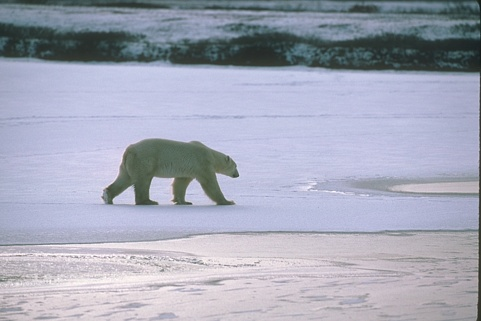
#> input picture week10/lab1/archive/images/test/100007.jpg, 481 x 321 px; its folder holds only this picture in this run
$ jupyter execute lab10_lab1.ipynb   (older library calls are emulated)
#> lines starting #> are read from the running program, lines starting #| are printed output that depends on the picture; after the words box and inside, x2 and y2 are one past the last pixel; in counts of white or black regions, pixels touching at a corner belong together
# Week 10 Lab 1 — Image Segmentation via Thresholding & Edge Detection

**Dataset:** BSDS (Berkeley Segmentation Dataset) — located in `archive/`

**Tasks:**
1. Load the dataset
2. Create a mask using thresholding
3. Detect edges using gradients
4. Create edge image by thresholding gradient magnitude
5. Show all results together
6. Apply for whole dataset
7. Create a folder to save masks
8. Set one threshold value for the whole dataset
9. Generate masks for all images
10. Show one original image and its mask

## Task 1 — Load the Dataset

[cell 1]
import os
import glob
import numpy as np
import cv2
import matplotlib.pyplot as plt

# Paths
DATASET_ROOT = "archive/images"
TRAIN_DIR    = os.path.join(DATASET_ROOT, "train")
TEST_DIR     = os.path.join(DATASET_ROOT, "test")
VAL_DIR      = os.path.join(DATASET_ROOT, "val")

# Collect all image paths across splits
all_image_paths = sorted(
    glob.glob(os.path.join(DATASET_ROOT, "**", "*.jpg"), recursive=True)
)

print(f"Total images found : {len(all_image_paths)}")
print(f"  Train : {len(glob.glob(os.path.join(TRAIN_DIR, '*.jpg')))}")
print(f"  Test  : {len(glob.glob(os.path.join(TEST_DIR,  '*.jpg')))}")
print(f"  Val   : {len(glob.glob(os.path.join(VAL_DIR,   '*.jpg')))}")

# Preview one sample
sample_path = all_image_paths[0]
sample_img  = cv2.imread(sample_path)
#> sample_img is the input picture: shape (321, 481, 3); mean B, G, R 183.7, 167.6, 164.2
sample_img  = cv2.cvtColor(sample_img, cv2.COLOR_BGR2RGB)
print(f"\nSample image : {sample_path}")
print(f"Shape        : {sample_img.shape}")
#| Shape        : (321, 481, 3)

## Task 2 — Create a Mask Using Thresholding

[cell 2]
def create_threshold_mask(image_bgr, threshold=127):
    """
    Convert image to grayscale and apply binary thresholding.
    Pixels above `threshold` → 255 (foreground), others → 0 (background).
    """
#> called with threshold = 127
    gray = cv2.cvtColor(image_bgr, cv2.COLOR_BGR2GRAY)
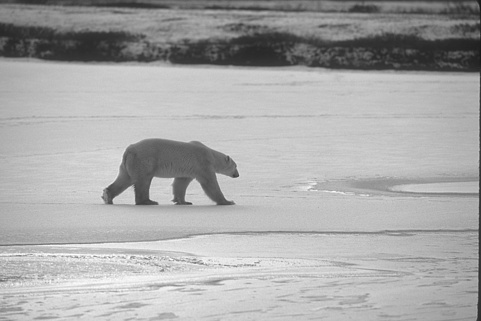
#> gray: shape (321, 481); min 26, max 254, mean 168.4
    _, mask = cv2.threshold(gray, threshold, 255, cv2.THRESH_BINARY)
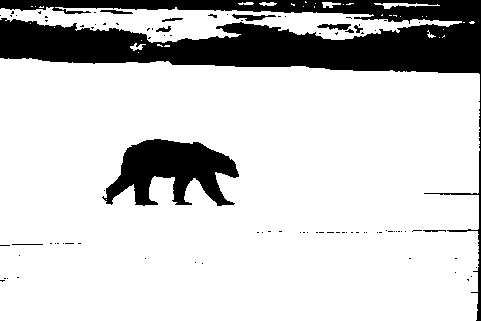
#> mask: shape (321, 481); 80.7% white; 91 black regions (80 under 20 px), largest, box (x1, y1, x2, y2) and area: (0, 0, 481, 321) 23710, (102, 139, 239, 206) 5263, (232, 14, 276, 21) 151
    return gray, mask

# Demo on sample image
sample_bgr = cv2.imread(sample_path)
gray, mask = create_threshold_mask(sample_bgr, threshold=127)

print("Threshold mask created.")
print(f"  Foreground pixels : {np.sum(mask == 255)}")
#|   Foreground pixels : 124605
print(f"  Background pixels : {np.sum(mask == 0)}")
#|   Background pixels : 29796

## Task 3 — Detect Edges Using Gradients

[cell 3]
def compute_gradients(gray):
    """
    Compute Sobel gradients Gx and Gy, then the gradient magnitude.
    Returns Gx, Gy, and magnitude (float32).
    """
    Gx  = cv2.Sobel(gray, cv2.CV_32F, 1, 0, ksize=3)  # horizontal gradient
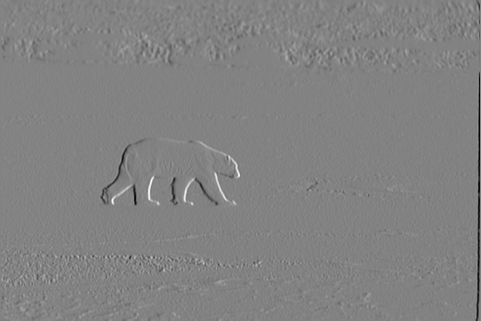
#> Gx: shape (321, 481) float32; min -552, max 525, mean -1.5; drawn with min black and max white
    Gy  = cv2.Sobel(gray, cv2.CV_32F, 0, 1, ksize=3)  # vertical gradient
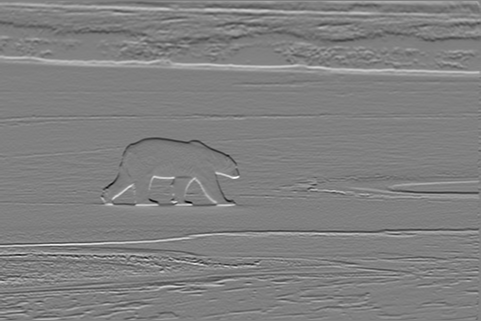
#> Gy: shape (321, 481) float32; min -565, max 558, mean 2.5; drawn with min black and max white
    mag = cv2.magnitude(Gx, Gy)                         # gradient magnitude
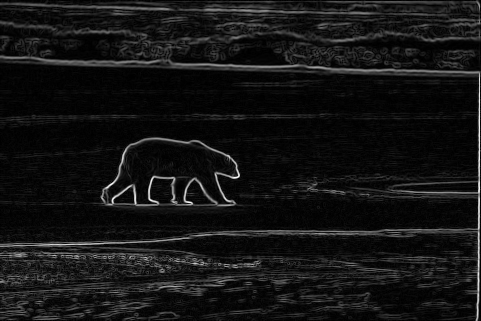
#> mag: shape (321, 481) float32; min 0, max 569.7, mean 45.1; drawn with min black and max white
    return Gx, Gy, mag

Gx, Gy, mag = compute_gradients(gray)

print("Gradient computation done.")
print(f"  Gx  range : [{Gx.min():.1f}, {Gx.max():.1f}]")
#|   Gx  range : [-552.0, 525.0]
print(f"  Gy  range : [{Gy.min():.1f}, {Gy.max():.1f}]")
#|   Gy  range : [-565.0, 558.0]
print(f"  Mag range : [{mag.min():.1f}, {mag.max():.1f}]")
#|   Mag range : [0.0, 569.7]

## Task 4 — Create Edge Image by Thresholding Gradient Magnitude

[cell 4]
def create_edge_image(mag, edge_threshold=50):
    """
    Normalise gradient magnitude to [0,255] then apply binary threshold
    to produce a binary edge map.
    """
#> called with edge_threshold = 50
    mag_norm = cv2.normalize(mag, None, 0, 255, cv2.NORM_MINMAX).astype(np.uint8)
    _, edge_img = cv2.threshold(mag_norm, edge_threshold, 255, cv2.THRESH_BINARY)
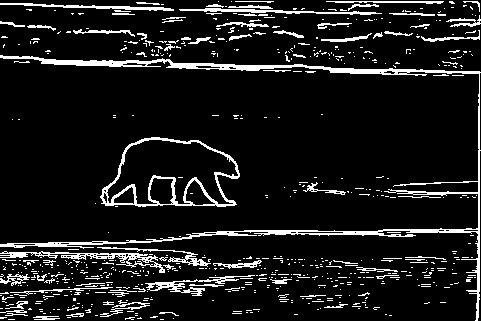
#> edge_img: shape (321, 481); 10.2% white in thin lines or dots
    return mag_norm, edge_img

EDGE_THRESHOLD = 50
mag_norm, edge_img = create_edge_image(mag, edge_threshold=EDGE_THRESHOLD)

print(f"Edge image created  (threshold = {EDGE_THRESHOLD}).")
print(f"  Edge pixels       : {np.sum(edge_img == 255)}")
#|   Edge pixels       : 15713

## Task 5 — Show All Results Together

[cell 5]
fig, axes = plt.subplots(2, 3, figsize=(16, 10))
fig.suptitle(f"Sample: {os.path.basename(sample_path)}", fontsize=14)

axes[0, 0].imshow(sample_img)
axes[0, 0].set_title("Original (RGB)")

axes[0, 1].imshow(gray, cmap="gray")
axes[0, 1].set_title("Grayscale")

axes[0, 2].imshow(mask, cmap="gray")
axes[0, 2].set_title(f"Threshold Mask (t=127)")

axes[1, 0].imshow(mag_norm, cmap="hot")
axes[1, 0].set_title("Gradient Magnitude (normalised)")

axes[1, 1].imshow(np.abs(Gx), cmap="gray")
axes[1, 1].set_title("|Gx| — Horizontal Sobel")

axes[1, 2].imshow(edge_img, cmap="gray")
axes[1, 2].set_title(f"Edge Image (t={EDGE_THRESHOLD})")

for ax in axes.flat:
    ax.axis("off")

plt.tight_layout()
plt.show()
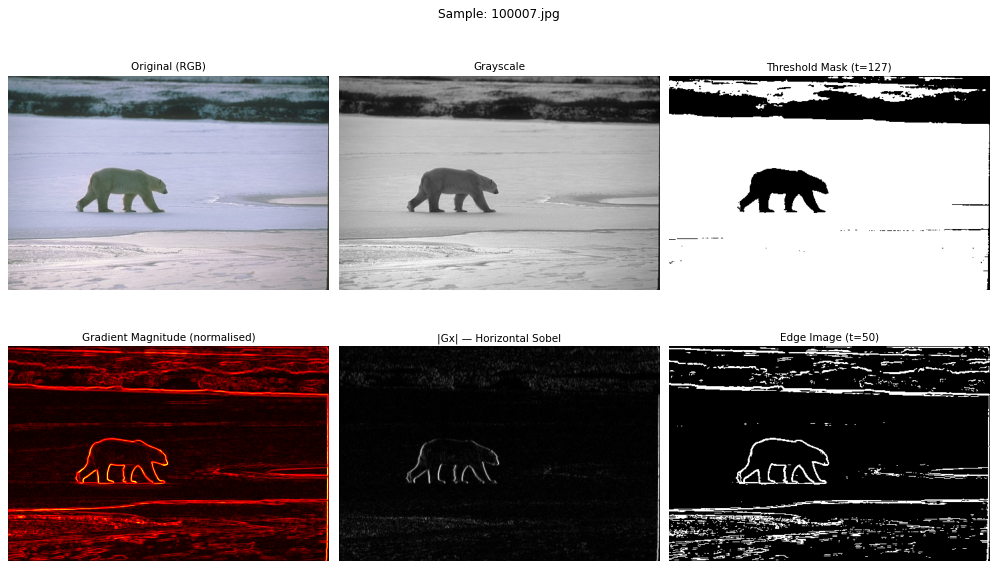
#> figure drawn by matplotlib, 6 panels

## Tasks 6–9 — Apply to Whole Dataset

- **Task 7**: Create `masks/` folder
- **Task 8**: One global threshold for all images (`GLOBAL_THRESHOLD = 127`)
- **Task 9**: Generate and save masks for all images

[cell 6]
# Task 7 — Create folder to save masks
MASKS_DIR = "masks"
os.makedirs(MASKS_DIR, exist_ok=True)
print(f"Masks folder: '{MASKS_DIR}' (created / already exists)")

# Task 8 — Single global threshold value
GLOBAL_THRESHOLD = 127
print(f"Global threshold   : {GLOBAL_THRESHOLD}")

[cell 7]
# Task 9 — Generate masks for all images
def process_image(img_path, threshold, masks_dir):
    """
    Load image → grayscale → threshold mask → save mask.
    Returns the mask.
    """
    bgr  = cv2.imread(img_path)
    if bgr is None:
        return None
    gray = cv2.cvtColor(bgr, cv2.COLOR_BGR2GRAY)
    _, mask = cv2.threshold(gray, threshold, 255, cv2.THRESH_BINARY)

    # Preserve sub-folder structure (train/test/val)
    split = os.path.basename(os.path.dirname(img_path))   # e.g. "train"
    out_dir = os.path.join(masks_dir, split)
    os.makedirs(out_dir, exist_ok=True)

    stem     = os.path.splitext(os.path.basename(img_path))[0]
    out_path = os.path.join(out_dir, stem + "_mask.png")
    cv2.imwrite(out_path, mask)
    return mask

# Run on every image
failed = 0
for i, path in enumerate(all_image_paths):
    result = process_image(path, GLOBAL_THRESHOLD, MASKS_DIR)
    if result is None:
        failed += 1
    if (i + 1) % 100 == 0 or (i + 1) == len(all_image_paths):
        print(f"  Processed {i + 1}/{len(all_image_paths)} images …")
#> pass 2 of the loop `for i, path in enumerate(all_image_paths):`:
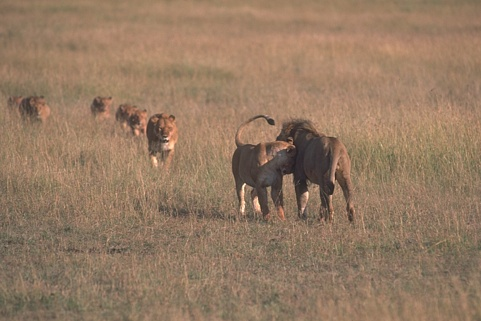
#> input picture week10/lab1/archive/images/train/105019.jpg, 481 x 321 px
#> in process_image, bgr is the input picture: shape (321, 481, 3); mean B, G, R 98.6, 121.9, 148.6
#> in process_image (call 2), `gray = cv2.cvtColor(bgr, cv2.COLOR_BGR2GRAY)`:
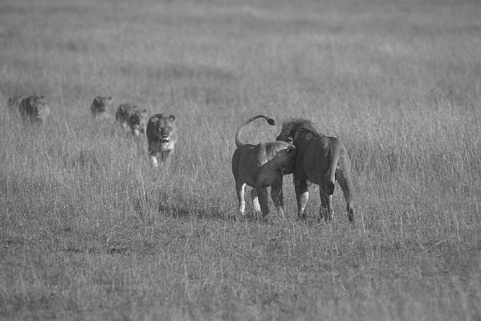
#> gray: shape (321, 481); min 31, max 247, mean 127.3
#> in process_image (call 2), `_, mask = cv2.threshold(gray, threshold, 255, cv2.THRESH_BINARY)`:
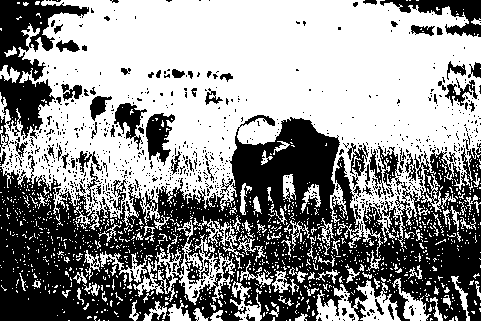
#> mask: shape (321, 481); 56.8% white; 865 black regions (793 under 20 px), largest, box (x1, y1, x2, y2) and area: (0, 115, 481, 321) 51156, (0, 0, 89, 153) 5194, (380, 0, 481, 37) 1470

print(f"\nDone. Masks saved to '{MASKS_DIR}/' ({len(all_image_paths) - failed} ok, {failed} failed).")

## Task 10 — Show One Original Image and Its Mask

[cell 8]
# Pick the first test image for a clean demonstration
demo_path = sorted(glob.glob(os.path.join(TEST_DIR, "*.jpg")))[0]
demo_bgr  = cv2.imread(demo_path)
demo_rgb  = cv2.cvtColor(demo_bgr, cv2.COLOR_BGR2RGB)

stem      = os.path.splitext(os.path.basename(demo_path))[0]
mask_path = os.path.join(MASKS_DIR, "test", stem + "_mask.png")
demo_mask = cv2.imread(mask_path, cv2.IMREAD_GRAYSCALE)

fig, (ax1, ax2) = plt.subplots(1, 2, figsize=(12, 5))
fig.suptitle(f"Image: {stem}.jpg  |  Threshold = {GLOBAL_THRESHOLD}", fontsize=13)

ax1.imshow(demo_rgb)
ax1.set_title("Original Image")
ax1.axis("off")

ax2.imshow(demo_mask, cmap="gray")
ax2.set_title("Binary Mask")
ax2.axis("off")

plt.tight_layout()
plt.show()

print(f"Original : {demo_path}")
print(f"Mask     : {mask_path}")
